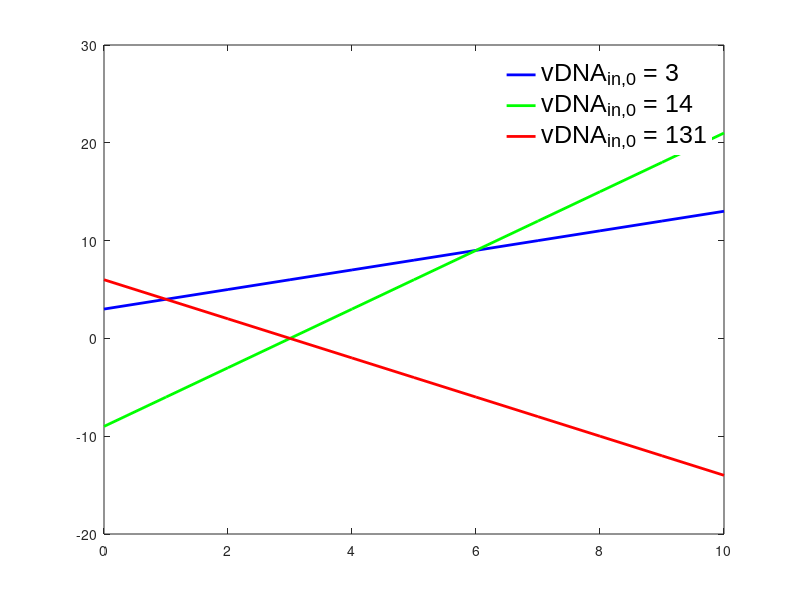

The MATLAB script that drew this image:
t = [0:1:10];

a = t + 3;
b = 3*t - 9;
c = -2*t + 6;

plot(t,a,'-b','LineWidth',2); hold on;
plot(t,b,'-g','LineWidth',2); hold on;
plot(t,c,'-r','LineWidth',2); hold on;

legend("vDNA_{in,0} = 3","vDNA_{in,0} = 14","vDNA_{in,0} = 131",'FontName',...
    'Arial','FontSize',18,'Box','off'); 

